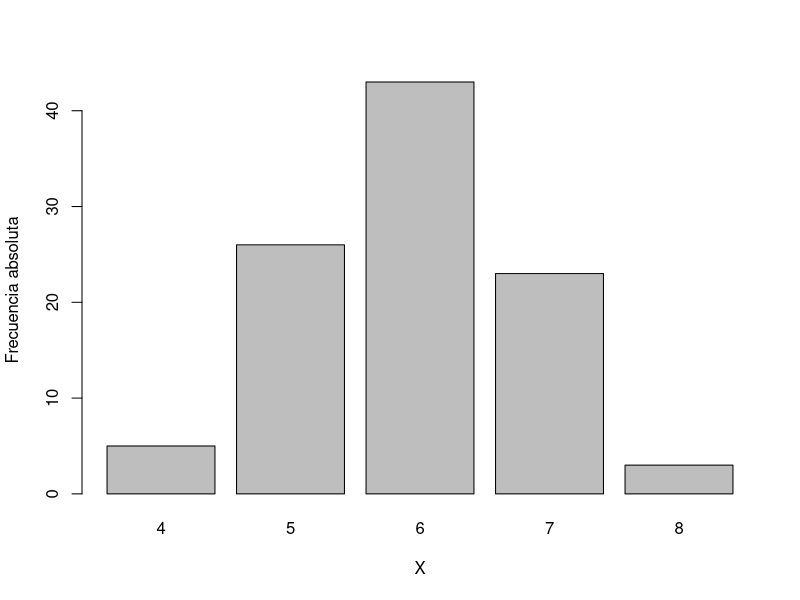
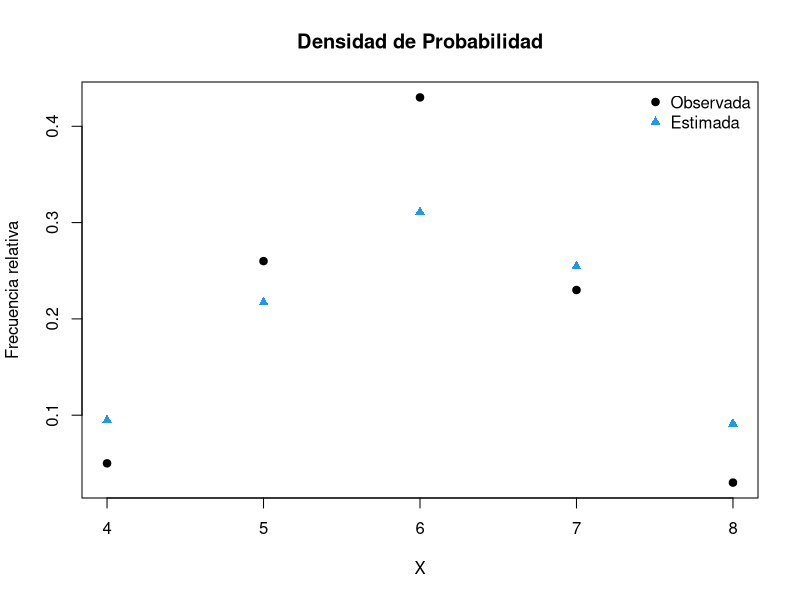
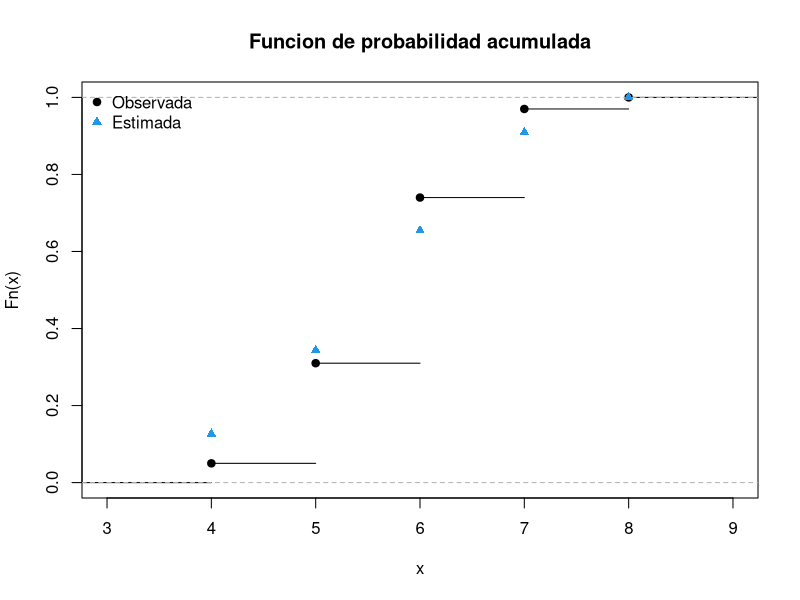
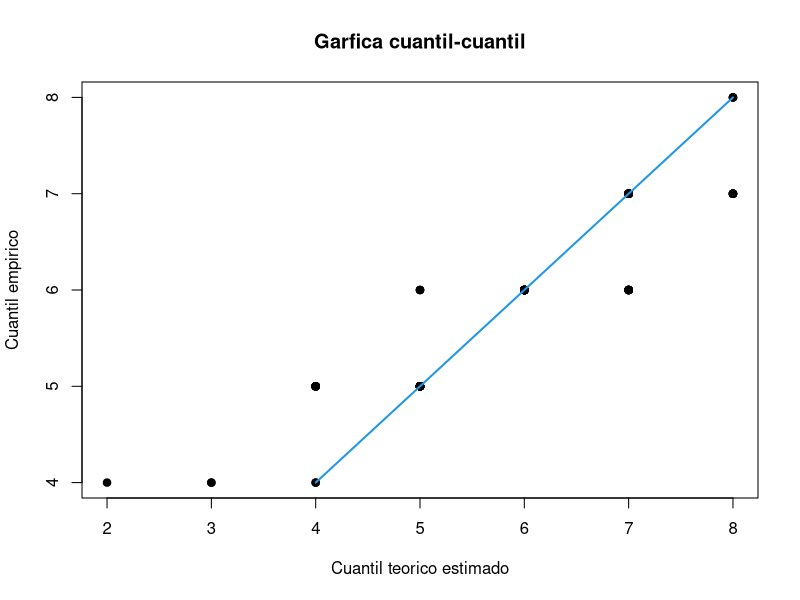

Here is the R script that generated these plots, in order:
################################################################
#VARIABLE ALEATORIA DISCRETA: CASO BINOMIAL                    #
################################################################
#DATOS SIMULADOS

#Librerias utilizadas
library (gdata)
#Leyendo los datos obtenidos
dat=read.table("Data.txt")
#DATOS SIMULADOS
Xobs = dat$V1
Xobs
N<-8
p<-0.5
k<-100

#ESTADISTICA DESCRIPTIVA
summary(Xobs)

#GRAFICA DE LOS DATOS: FRECUENCIA ABSOLUTA
ExtremoIntervalos<-seq(3.5,8.5,1)
TablaFrecuencia<-table(cut(Xobs,ExtremoIntervalos))
ValoresX<-seq(4,8,1)
names(TablaFrecuencia)<-ValoresX
barplot(TablaFrecuencia,xlab="X",ylab="Frecuencia absoluta")

#ESTIMADOR DE MAXIMA VEROSIMILITUD
EMV<-sum(Xobs)/(N*k)
EMV

#GRAFICA: DENSIDAD DE PROBABILIDAD VERSUS LA ESTIMADA
FrecuenciaRelativa<-as.numeric(prop.table(TablaFrecuencia))
DensidadProbabilidadEMV<-dbinom(ValoresX,size=N,prob=EMV)
plot(ValoresX,FrecuenciaRelativa,pch=19,col=1,xlab="X",ylab="Frecuencia relativa",
     main="Densidad de Probabilidad")
points(ValoresX,DensidadProbabilidadEMV,pch=17,col=4)
legend("topright",c("Observada","Estimada"),pch=c(19,17),col=c(1,4),bty="n")

#GRAFICA: DISTRIBUCION EMPIRICA VERSUS ESTIMADA
Fempirica<-ecdf(Xobs)
DistribucionEMV<-pbinom(ValoresX,size=N,prob=EMV)
plot(Fempirica,main="Funcion de probabilidad acumulada")
points(ValoresX,DistribucionEMV,type="p",pch=17,col=4)
legend("topleft",c("Observada","Estimada"),pch=c(19,17),col=c(1,4),bty="n")

#GRAFICA: CUANTIL EMPIRICO VERSUS TEORICO ESTIMADO
valpha<-(seq(1,k,1)-0.5)/k
QTE<-qbinom(valpha,size=N,prob=EMV)
QE<-sort(Xobs)
plot(QTE,QE,type="p",pch=19,cex=1,xlab="Cuantil teorico estimado",ylab="Cuantil empirico",
     main="Garfica cuantil-cuantil")
segments(4,4,8,8,lwd=2,col=4)
